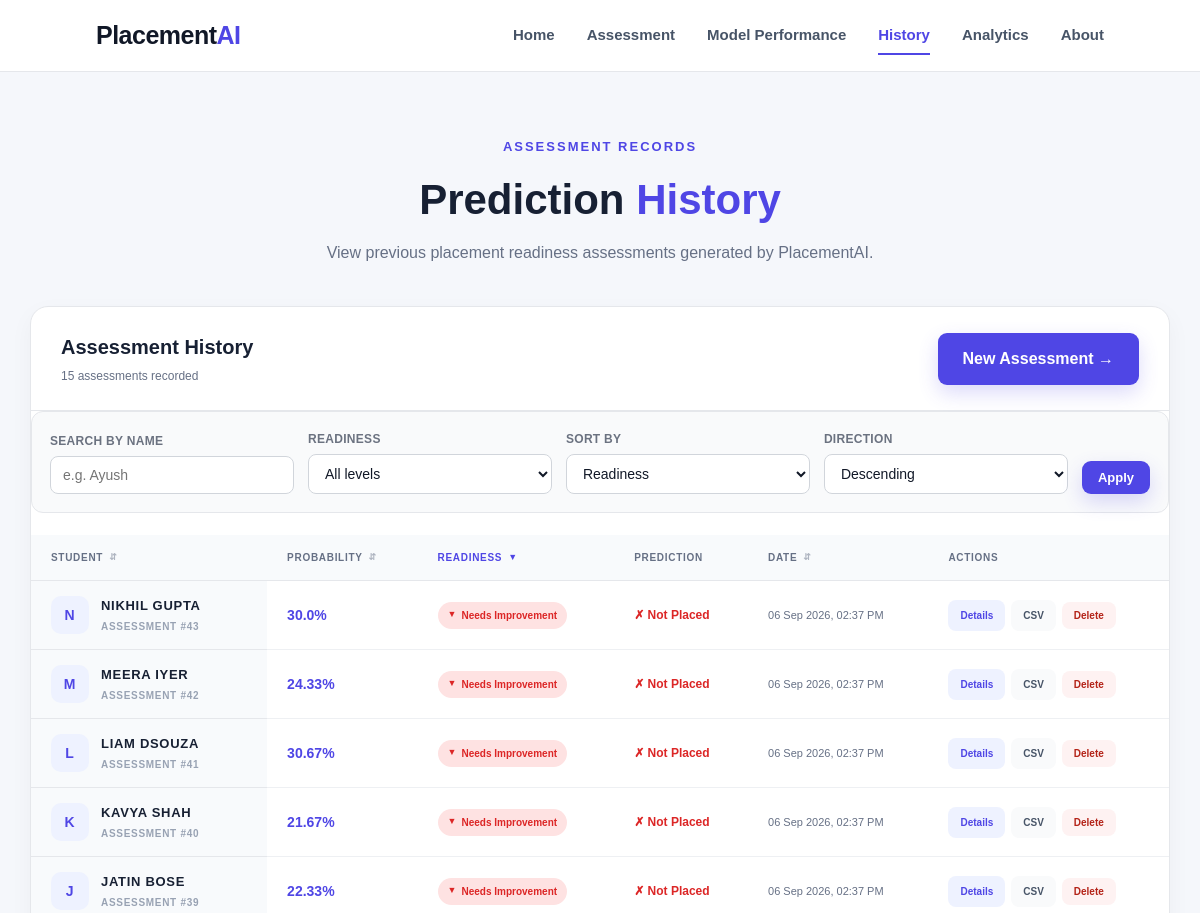
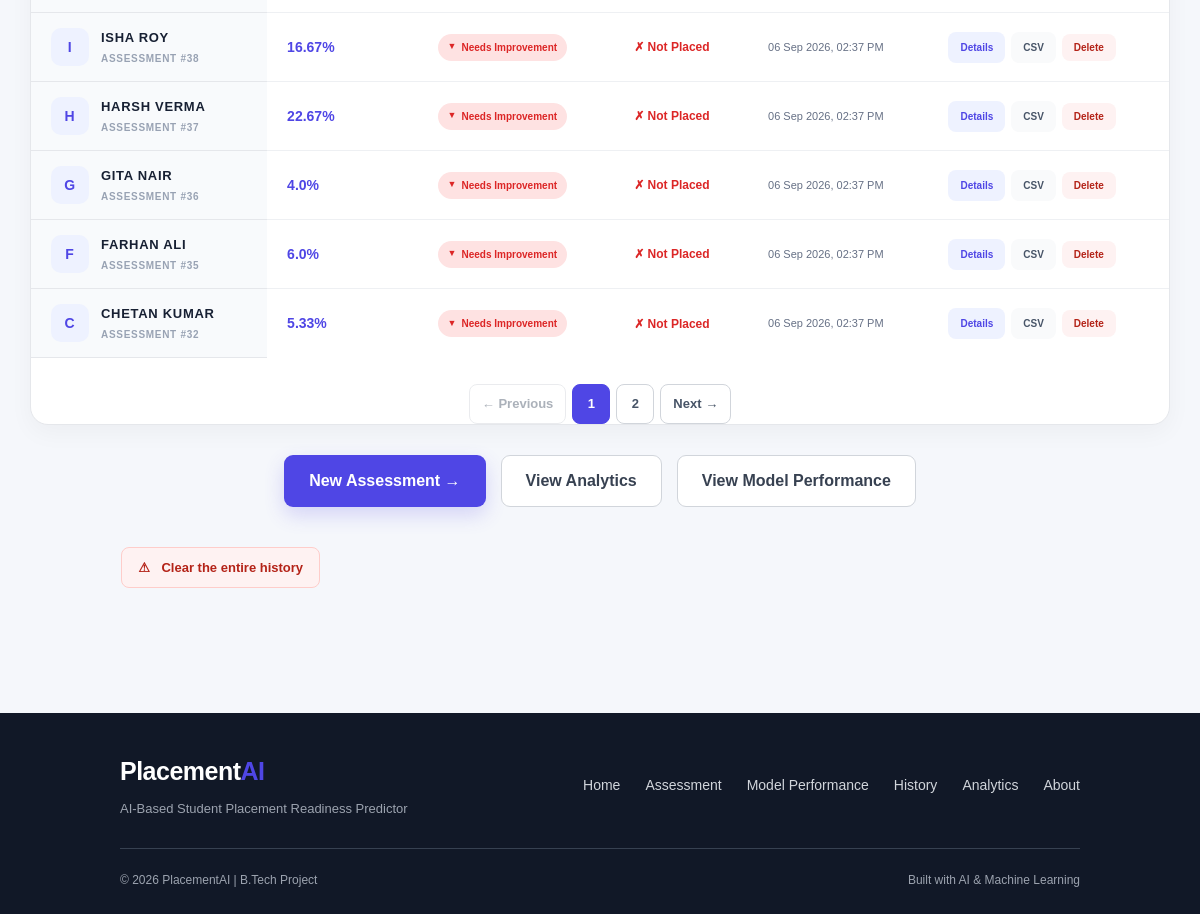
The page /history?sort=status&order=desc on the database its author committed (2 pictures, top to bottom).
### tables this page shows
CREATE TABLE predictions (

            id INTEGER PRIMARY KEY AUTOINCREMENT,

            student_name TEXT NOT NULL,

            probability REAL NOT NULL,

            status TEXT NOT NULL,

            prediction TEXT NOT NULL,

            assessment_date TEXT NOT NULL

        , student_data TEXT, skills TEXT, recommendations TEXT, shap_data TEXT, created_at TEXT);

### app.py (the view)
@app.route("/history")
def history():
    filters = _history_filters()
    try:
        total = db.count_predictions(
            query=filters["q"],
            status=filters["status"]
        )
        page_size = config.HISTORY_PAGE_SIZE
        total_pages = max(
            1,
            -(-total // page_size)
        )
        page = min(
            filters["page"],
            total_pages
        )
        filters["page"] = page
        predictions = db.list_predictions(
            query=filters["q"],
            status=filters["status"],
            sort=filters["sort"],
            order=filters["order"],
            page=page,
            page_size=page_size
        )
    except Exception:
        logger.error(
            "Could not load prediction history",
            exc_info=True
        )
        return render_template(
            "history.html",
            active_page="history",
            predictions=[],
            filters=filters,
            total=0,
            total_pages=1,
            status_choices=config.STATUS_CHOICES,
            errors=[
                "Unable to load prediction history."
            ]
        )
    return render_template(
        "history.html",
        active_page="history",
        predictions=predictions,
        filters=filters,
        total=total,
        total_pages=total_pages,
        status_choices=config.STATUS_CHOICES
    )

### db.py (called while the page is built, shortened)
@contextmanager
def connect():
    connection = sqlite3.connect(
        DATABASE_PATH
    )
    connection.row_factory = sqlite3.Row
    try:
        yield connection
        connection.commit()
    finally:
        connection.close()

def _hydrate(row):
    if row is None:
        return None
    record = dict(row)
    for column in JSON_COLUMNS:
        raw = record.get(column)
        try:
            record[column] = json.loads(raw)
        except (ValueError, TypeError):
            logger.warning(
                "Row %s has unreadable JSON in %s",
                record.get("id"),
                column
            )
            record[column] = (
                {}
                if column == "student_data"
                else []
            )
    return record

def _build_filter(query, status):
    clauses = []
    params = []
    if status:
        clauses.append(
            "status = ?"
        )
        params.append(status)
    if not clauses:
        return "", params
    return (
        "WHERE " + " AND ".join(clauses),
        params
    )

def count_predictions(
    query=None,
    status=None
):
    where, params = _build_filter(
        query,
        status
    )
    with connect() as connection:
        cursor = connection.cursor()
        cursor.execute(
            "SELECT COUNT(*) AS total FROM predictions "
            + where,
            params
        )
        return cursor.fetchone()["total"]

### security.py (called while the page is built)
def issue_token():
    if SESSION_KEY not in session:
        session[SESSION_KEY] = secrets.token_urlsafe(32)
    return session[SESSION_KEY]

def register(app):
    @app.context_processor
    def inject_token():
        return {
            "csrf_token":
                issue_token()
        }

### templates/history.html (shortened to what this page needs)
{% extends "base.html" %}
{% import "_macros.html" as ui %}
{% block main_class %}history-page{% endblock %}
{% set filters = filters or {} %}
{% set has_filters = filters.get('q') or filters.get('status') %}
{% macro sort_link(column, label) %}
    {% set is_active = filters.get('sort') == column %}
    {% set next_order = 'asc' if (is_active and filters.get('order') == 'desc') else 'desc' %}
    <a class="sort-link {% if is_active %}active{% endif %}"
       href="{{ url_for('history',
                        q=filters.get('q') or None,
                        status=filters.get('status') or None,
                        sort=column,
                        order=next_order) }}">
        {{ label }}
        <span class="sort-arrow" aria-hidden="true">
            {%- if is_active -%}
                {{ '&#9650;'|safe if filters.get('order') == 'asc' else '&#9660;'|safe }}
            {%- else -%}
                &#8693;
            {%- endif -%}
        </span>
    </a>
{% endmacro %}
{% macro page_link(number, label=None, classes="") %}
    <a class="page-link {{ classes }}"
       href="{{ url_for('history',
                        q=filters.get('q') or None,
                        status=filters.get('status') or None,
                        sort=filters.get('sort') or None,
                        order=filters.get('order') or None,
                        page=number if number > 1 else None) }}">
        {{ label or number }}
    </a>
{% endmacro %}
{% block content %}
<section class="history-header">
    <p class="section-tag">
        ASSESSMENT RECORDS
    </p>
    <h1>
        Prediction
        <span>History</span>
    </h1>
    <p>
        View previous placement readiness
        assessments generated by PlacementAI.
    </p>
</section>
<section class="history-container">
    <div class="history-summary">
        <div>
            <h2>
                Assessment History
            </h2>
            <p>
                {% if has_filters %}
                    {{ total }} matching assessment{{ '' if total == 1 else 's' }}
                {% else %}
                    {{ total }} assessment{{ '' if total == 1 else 's' }} recorded
                {% endif %}
            </p>
        </div>
        <a href="{{ url_for('assessment') }}"
           class="btn">
            New Assessment &rarr;
        </a>
    </div>
    <form class="history-toolbar"
          method="GET"
          action="{{ url_for('history') }}"
          role="search">
        <div class="toolbar-field">
            <label for="q">
                Search by name
            </label>
            <input type="search"
                   id="q"
                   name="q"
                   value="{{ filters.get('q', '') }}"
                   placeholder="e.g. Ayush"
                   autocomplete="off">
        </div>
        <div class="toolbar-field">
            <label for="status">
                Readiness
            </label>
            <select id="status" name="status">
                <option value="">
                    All levels
                </option>
            </select>
        </div>
        <div class="toolbar-field">
            <label for="sort">
                Sort by
            </label>
            <select id="sort" name="sort">
                {% for value, label in [
                    ("date", "Date"),
                    ("name", "Student name"),
                    ("probability", "Probability"),
                    ("status", "Readiness")
                ] %}
                    <option value="{{ value }}"
                            {% if filters.get('sort') == value %}selected{% endif %}>
                        {{ label }}
                    </option>
                {% endfor %}
            </select>
        </div>
        <div class="toolbar-field">
            <label for="order">
                Direction
            </label>
            <select id="order" name="order">
                <option value="desc"
                        {% if filters.get('order') != 'asc' %}selected{% endif %}>
                    Descending
                </option>
            </select>
        </div>
        <div class="toolbar-actions">
            <button type="submit" class="btn small">
                Apply
            </button>
        </div>
    </form>
    {% if predictions %}
    <div class="history-table-wrapper">
        <table class="history-table">
            <thead>
                <tr>
                    <th scope="col">
                        {{ sort_link('name', 'Student') }}
                    </th>
                    <th scope="col">
                        {{ sort_link('probability', 'Probability') }}
                    </th>
                    <th scope="col">
                        {{ sort_link('status', 'Readiness') }}
                    </th>
                    <th scope="col">
                        Prediction
                    </th>
                    <th scope="col">
                        {{ sort_link('date', 'Date') }}
                    </th>
                    <th scope="col">
                        Actions
                    </th>
                </tr>
            </thead>
            <tbody>
                {% for item in predictions %}
                <tr>
                    <th scope="row">
                        <div class="history-student">
                            <div class="history-avatar" aria-hidden="true">
                                {{ (item.student_name or '?')[:1]|upper }}
                            </div>
                            <div>
                                <strong>
                                    {{ item.student_name or "Unnamed student" }}
                                </strong>
                                <span>
                                    Assessment #{{ item.id }}
                                </span>
                            </div>
                        </div>
                    </th>
                    <td>
                        <strong class="history-probability">
                            {{ item.probability }}%
                        </strong>
                    </td>
                    <td>
                        {{ ui.status_badge(item.status) }}
                    </td>
                    <td>
                        {{ ui.prediction_badge(item.prediction) }}
                    </td>
                    <td class="history-date">
                        {{ item.assessment_date }}
                    </td>
                    <td>
                        <div class="row-actions">
                            <a href="{{ url_for('prediction_details', prediction_id=item.id) }}"
                               class="details-btn">
                                Details
                            </a>
                            <a href="{{ url_for('export_prediction', prediction_id=item.id) }}"
                               class="details-btn subtle">
                                CSV
                            </a>
                            <form method="POST"
                                  class="inline-form"
                                  action="{{ url_for('delete_prediction', prediction_id=item.id) }}"
                                  data-confirm="Delete the assessment for {{ item.student_name or 'this student' }}? This cannot be undone.">
                                <button type="submit" class="details-btn danger">
                                    Delete
                                </button>
                            </form>
                        </div>
                    </td>
                </tr>
                {% endfor %}
            </tbody>
        </table>
    </div>
    {% if total_pages > 1 %}
    {% set page = filters.get('page', 1) %}
    <nav class="pagination" aria-label="History pages">
        {% if page > 1 %}
            {{ page_link(page - 1, '&larr; Previous'|safe) }}
        {% else %}
            <span class="page-link disabled">&larr; Previous</span>
        {% endif %}
        {% set first = [1, page - 2]|max %}
        {% set last = [total_pages, page + 2]|min %}
        {% for number in range(first, last + 1) %}
            {% if number == page %}
                <span class="page-link current" aria-current="page">
                    {{ number }}
                </span>
            {% else %}
                {{ page_link(number) }}
            {% endif %}
        {% endfor %}
        {% if page < total_pages %}
            {{ page_link(page + 1, 'Next &rarr;'|safe) }}
        {% else %}
            <span class="page-link disabled">Next &rarr;</span>
        {% endif %}
    </nav>
    {% endif %}
    {% endif %}
</section>
<div class="history-actions">
    <a href="{{ url_for('assessment') }}"
       class="btn">
        New Assessment &rarr;
    </a>
    <a href="{{ url_for('analytics') }}"
       class="secondary-btn">
        View Analytics
    </a>
    <a href="{{ url_for('model_performance') }}"
       class="secondary-btn">
        View Model Performance
    </a>
</div>
{% if total > 0 or has_filters %}
<details class="danger-zone">
    <summary>
        Clear the entire history
    </summary>
</details>
{% endif %}
{% endblock %}

### templates/_macros.html
{% macro status_class(status) -%}
    {%- if status == "High Readiness" -%}
        high
    {%- elif status == "Moderate Readiness" -%}
        moderate
    {%- else -%}
        low
    {%- endif -%}
{%- endmacro %}
{% macro status_badge(status, extra_class="") %}
    <span class="history-status {{ status_class(status) }} {{ extra_class }}">
        <span class="status-glyph" aria-hidden="true">
            {%- if status == "High Readiness" -%}
                &#9650;
            {%- elif status == "Moderate Readiness" -%}
                &#9679;
            {%- else -%}
                &#9660;
            {%- endif -%}
        </span>
        {{ status }}
    </span>
{% endmacro %}
{% macro prediction_badge(prediction) %}
    {% if prediction is not none
          and (prediction|string|lower == "1"
               or prediction|string|lower == "placed") %}
        <span class="prediction-placed">
            <span aria-hidden="true">&#10003;</span> Placed
        </span>
    {% else %}
        <span class="prediction-not-placed">
            <span aria-hidden="true">&#10007;</span> Not Placed
        </span>
    {% endif %}
{% endmacro %}

### rows shown on the page
predictions: student_name "N", student_name "NIKHIL GUPTA", id "43", probability "30.0", status "Needs Improvement", assessment_date "06 Sep 2026, 02:37 PM"
predictions: student_name "M", student_name "MEERA IYER", id "42", probability "24.33", status "Needs Improvement", assessment_date "06 Sep 2026, 02:37 PM"
predictions: student_name "L", student_name "LIAM DSOUZA", id "41", probability "30.67", status "Needs Improvement", assessment_date "06 Sep 2026, 02:37 PM"
predictions: student_name "K", student_name "KAVYA SHAH", id "40", probability "21.67", status "Needs Improvement", assessment_date "06 Sep 2026, 02:37 PM"
predictions: student_name "J", student_name "JATIN BOSE", id "39", probability "22.33", status "Needs Improvement", assessment_date "06 Sep 2026, 02:37 PM"
predictions: student_name "I", student_name "ISHA ROY", id "38", probability "16.67", status "Needs Improvement", assessment_date "06 Sep 2026, 02:37 PM"
predictions: student_name "H", student_name "HARSH VERMA", id "37", probability "22.67", status "Needs Improvement", assessment_date "06 Sep 2026, 02:37 PM"
predictions: student_name "G", student_name "GITA NAIR", id "36", probability "4.0", status "Needs Improvement", assessment_date "06 Sep 2026, 02:37 PM"
predictions: student_name "F", student_name "FARHAN ALI", id "35", probability "6.0", status "Needs Improvement", assessment_date "06 Sep 2026, 02:37 PM"
predictions: student_name "C", student_name "CHETAN KUMAR", id "32", probability "5.33", status "Needs Improvement", assessment_date "06 Sep 2026, 02:37 PM"

### other values the page prints
{{ total }} "15"
{{ '' if total == 1 else 's' }} "s"
{{ label }} "STUDENT PROBABILITY READINESS DATE"
{{ '&#9650;'|safe if filters.get('order') == 'asc' else '&#9660;'|safe }} "▼"
{{ number }} "1"
{{ label or number }} "2"
{{ label or number }} "Next →"
form field sort "Readiness"
